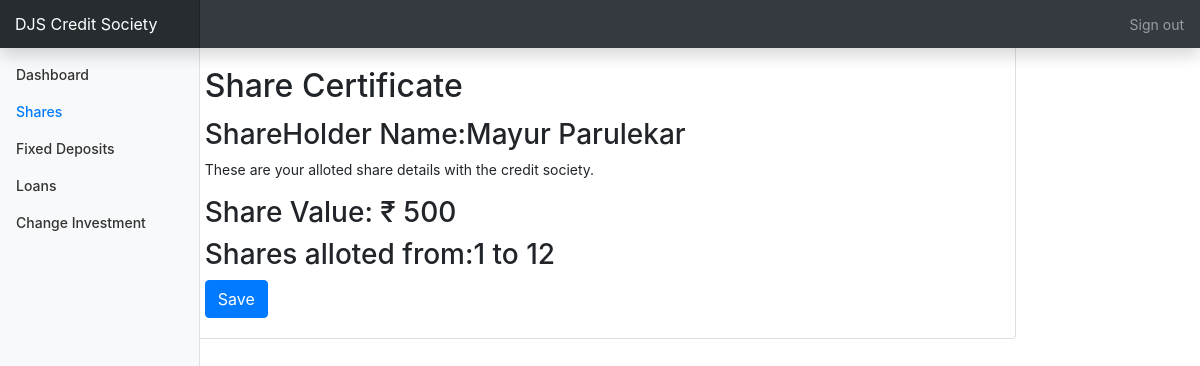
The page /status/shares (signed in) on the database its author committed.
### status/models.py (models this page shows, shortened)
class Account(models.Model):
    accountnumber=models.IntegerField(null=False,unique=True)
    username=models.ForeignKey(User,on_delete=models.SET_NULL,null=True,unique=True)
    name=models.CharField(max_length=50,null=False)
    sapid=models.IntegerField(null=False,unique=True)
    dateofjoining=models.DateField(null=False)
    shareamount=models.IntegerField(default=0,null=False)
    sharebalance=models.IntegerField(default=0)
    cdamount=models.IntegerField(default=0)
    cdbalance=models.IntegerField(default=0)
    totalamount=models.IntegerField(default=0)
    sharesstartingnumber=models.IntegerField(null=True)
    sharesendingnumber=models.IntegerField(null=True)
    isloantaken=models.BooleanField(default=False)
    longloanamount=models.IntegerField(blank=True,null=True)
    longloanprinciple=models.IntegerField(blank=True,null=True)
    longloaninterestamount=models.IntegerField(blank=True,null=True)
    longloanbalance=models.IntegerField(blank=True,null=True)
    longloanemi=models.IntegerField(blank=True,null=True)
    emerloanamount=models.IntegerField(blank=True,null=True)
    emerloanprinciple=models.IntegerField(blank=True,null=True)
    emerloaninterestamount=models.IntegerField(blank=True,null=True)
    emerloanbalance=models.IntegerField(blank=True,null=True)
    emerloanemi=models.IntegerField(blank=True,null=True)
    fdcapital=models.IntegerField(default=True,null=True)
    fdmaturitydate=models.DateField(null=True)

### status/views.py (the view)
# urls.py: path('shares',views.shares,name="shares"),
@login_required
def shares(request):
    current_user_id=request.user.username
    Accountholder=Account.objects.filter(username__username__icontains=current_user_id).get()
    context={
        'Accountholder':Accountholder,
        'share':"active",
    }
    return render (request,'shares.html',context=context)

### status/templates/shares.html (shortened to what this page needs)
{%extends 'details.html'%}
{% load humanize %}
{%block content%}
<div class="container" style="top-margin:70px">
<h1 class="h2">Shares</h1>
  <div class="container justify-content-center" >
    <div class="row justify-content-center">
      <div class="card w-75 h-75">
          <div class="card-body">
            <h2 class="card-title">Share Certificate</h2>
            <h3>ShareHolder Name:{{Accountholder.name}}</h3>
            <p class="card-text">These are your alloted share details with the credit society.</p>
            <h3>Share Value: &#x20b9; {{Accountholder.shareamount|intcomma }}</h3>
            <h3>Shares alloted from:{{Accountholder.sharesstartingnumber}} to {{Accountholder.sharesendingnumber}}</h3>
            <a href="{% url 'status:GeneratePdf'%}" class="btn btn-primary" target="_blank ">Save</a>
          </div>
        </div>
      </div>
    </div>
</div>
{%endblock%}

### status/static/status/css/dashboard.css (style rules this page uses)
body { font-size: .875rem; }

### rows shown on the page
Account: name "Mayur Parulekar", shareamount "500", sharesstartingnumber "1", sharesendingnumber "12"
